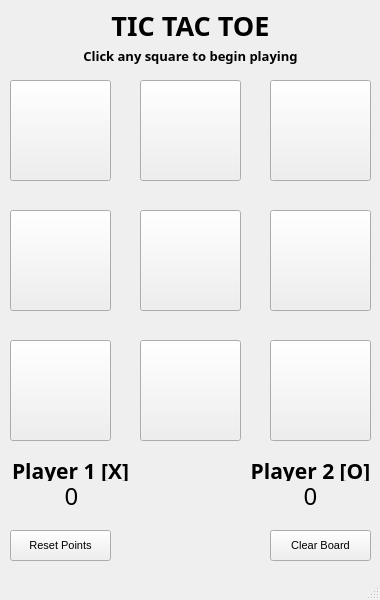
<?xml version="1.0" encoding="UTF-8"?>
<ui version="4.0">
 <class>MainWindow</class>
 <widget class="QMainWindow" name="MainWindow">
  <property name="geometry">
   <rect>
    <x>0</x>
    <y>0</y>
    <width>380</width>
    <height>600</height>
   </rect>
  </property>
  <property name="minimumSize">
   <size>
    <width>380</width>
    <height>600</height>
   </size>
  </property>
  <property name="maximumSize">
   <size>
    <width>380</width>
    <height>600</height>
   </size>
  </property>
  <property name="font">
   <font>
    <family>MS Shell Dlg 2</family>
    <pointsize>8</pointsize>
   </font>
  </property>
  <property name="windowTitle">
   <string>Tic Tac Toe</string>
  </property>
  <widget class="QWidget" name="centralwidget">
   <widget class="QPushButton" name="spaceUL">
    <property name="geometry">
     <rect>
      <x>10</x>
      <y>80</y>
      <width>101</width>
      <height>101</height>
     </rect>
    </property>
    <property name="font">
     <font>
      <family>Calibri</family>
      <pointsize>48</pointsize>
     </font>
    </property>
    <property name="text">
     <string/>
    </property>
   </widget>
   <widget class="QPushButton" name="spaceUR">
    <property name="geometry">
     <rect>
      <x>270</x>
      <y>80</y>
      <width>101</width>
      <height>101</height>
     </rect>
    </property>
    <property name="font">
     <font>
      <family>Calibri</family>
      <pointsize>48</pointsize>
     </font>
    </property>
    <property name="text">
     <string/>
    </property>
   </widget>
   <widget class="QPushButton" name="spaceU">
    <property name="geometry">
     <rect>
      <x>140</x>
      <y>80</y>
      <width>101</width>
      <height>101</height>
     </rect>
    </property>
    <property name="font">
     <font>
      <family>Calibri</family>
      <pointsize>48</pointsize>
     </font>
    </property>
    <property name="text">
     <string/>
    </property>
   </widget>
   <widget class="QPushButton" name="spaceL">
    <property name="geometry">
     <rect>
      <x>10</x>
      <y>210</y>
      <width>101</width>
      <height>101</height>
     </rect>
    </property>
    <property name="font">
     <font>
      <family>Calibri</family>
      <pointsize>48</pointsize>
     </font>
    </property>
    <property name="text">
     <string/>
    </property>
   </widget>
   <widget class="QPushButton" name="spaceMiddle">
    <property name="geometry">
     <rect>
      <x>140</x>
      <y>210</y>
      <width>101</width>
      <height>101</height>
     </rect>
    </property>
    <property name="font">
     <font>
      <family>Calibri</family>
      <pointsize>48</pointsize>
     </font>
    </property>
    <property name="text">
     <string/>
    </property>
   </widget>
   <widget class="QPushButton" name="spaceR">
    <property name="geometry">
     <rect>
      <x>270</x>
      <y>210</y>
      <width>101</width>
      <height>101</height>
     </rect>
    </property>
    <property name="font">
     <font>
      <family>Calibri</family>
      <pointsize>48</pointsize>
     </font>
    </property>
    <property name="text">
     <string/>
    </property>
   </widget>
   <widget class="QPushButton" name="spaceDL">
    <property name="geometry">
     <rect>
      <x>10</x>
      <y>340</y>
      <width>101</width>
      <height>101</height>
     </rect>
    </property>
    <property name="font">
     <font>
      <family>Calibri</family>
      <pointsize>48</pointsize>
     </font>
    </property>
    <property name="text">
     <string/>
    </property>
   </widget>
   <widget class="QPushButton" name="spaceD">
    <property name="geometry">
     <rect>
      <x>140</x>
      <y>340</y>
      <width>101</width>
      <height>101</height>
     </rect>
    </property>
    <property name="font">
     <font>
      <family>Calibri</family>
      <pointsize>48</pointsize>
     </font>
    </property>
    <property name="text">
     <string/>
    </property>
   </widget>
   <widget class="QPushButton" name="spaceDR">
    <property name="geometry">
     <rect>
      <x>270</x>
      <y>340</y>
      <width>101</width>
      <height>101</height>
     </rect>
    </property>
    <property name="font">
     <font>
      <family>Calibri</family>
      <pointsize>48</pointsize>
     </font>
    </property>
    <property name="text">
     <string/>
    </property>
   </widget>
   <widget class="QLabel" name="title_label">
    <property name="geometry">
     <rect>
      <x>60</x>
      <y>0</y>
      <width>261</width>
      <height>51</height>
     </rect>
    </property>
    <property name="font">
     <font>
      <family>Ink Free</family>
      <pointsize>20</pointsize>
      <weight>75</weight>
      <bold>true</bold>
     </font>
    </property>
    <property name="text">
     <string>TIC TAC TOE</string>
    </property>
    <property name="alignment">
     <set>Qt::AlignCenter</set>
    </property>
   </widget>
   <widget class="QLabel" name="label_2">
    <property name="geometry">
     <rect>
      <x>60</x>
      <y>30</y>
      <width>261</width>
      <height>51</height>
     </rect>
    </property>
    <property name="font">
     <font>
      <family>Ink Free</family>
      <pointsize>10</pointsize>
      <weight>75</weight>
      <bold>true</bold>
     </font>
    </property>
    <property name="text">
     <string>Click any square to begin playing</string>
    </property>
    <property name="alignment">
     <set>Qt::AlignCenter</set>
    </property>
   </widget>
   <widget class="QPushButton" name="button_reset">
    <property name="geometry">
     <rect>
      <x>10</x>
      <y>530</y>
      <width>101</width>
      <height>31</height>
     </rect>
    </property>
    <property name="font">
     <font>
      <pointsize>8</pointsize>
     </font>
    </property>
    <property name="text">
     <string>Reset Points</string>
    </property>
   </widget>
   <widget class="QPushButton" name="button_clear">
    <property name="geometry">
     <rect>
      <x>270</x>
      <y>530</y>
      <width>101</width>
      <height>31</height>
     </rect>
    </property>
    <property name="font">
     <font>
      <pointsize>8</pointsize>
     </font>
    </property>
    <property name="text">
     <string>Clear Board</string>
    </property>
   </widget>
   <widget class="QLabel" name="label_p1">
    <property name="geometry">
     <rect>
      <x>10</x>
      <y>460</y>
      <width>121</width>
      <height>21</height>
     </rect>
    </property>
    <property name="font">
     <font>
      <family>Ink Free</family>
      <pointsize>16</pointsize>
      <weight>75</weight>
      <bold>true</bold>
     </font>
    </property>
    <property name="text">
     <string>Player 1 [X]</string>
    </property>
    <property name="alignment">
     <set>Qt::AlignCenter</set>
    </property>
   </widget>
   <widget class="QLabel" name="label_p2">
    <property name="geometry">
     <rect>
      <x>250</x>
      <y>460</y>
      <width>121</width>
      <height>21</height>
     </rect>
    </property>
    <property name="font">
     <font>
      <family>Ink Free</family>
      <pointsize>16</pointsize>
      <weight>75</weight>
      <bold>true</bold>
     </font>
    </property>
    <property name="text">
     <string>Player 2 [O]</string>
    </property>
    <property name="alignment">
     <set>Qt::AlignCenter</set>
    </property>
   </widget>
   <widget class="QLabel" name="p1_score">
    <property name="geometry">
     <rect>
      <x>16</x>
      <y>480</y>
      <width>111</width>
      <height>31</height>
     </rect>
    </property>
    <property name="font">
     <font>
      <family>Ink Free</family>
      <pointsize>18</pointsize>
     </font>
    </property>
    <property name="text">
     <string>0</string>
    </property>
    <property name="alignment">
     <set>Qt::AlignCenter</set>
    </property>
   </widget>
   <widget class="QLabel" name="p2_score">
    <property name="geometry">
     <rect>
      <x>260</x>
      <y>480</y>
      <width>101</width>
      <height>31</height>
     </rect>
    </property>
    <property name="font">
     <font>
      <family>Ink Free</family>
      <pointsize>18</pointsize>
     </font>
    </property>
    <property name="text">
     <string>0</string>
    </property>
    <property name="alignment">
     <set>Qt::AlignCenter</set>
    </property>
   </widget>
   <widget class="QLabel" name="label_win">
    <property name="geometry">
     <rect>
      <x>130</x>
      <y>500</y>
      <width>121</width>
      <height>21</height>
     </rect>
    </property>
    <property name="font">
     <font>
      <family>Ink Free</family>
      <pointsize>12</pointsize>
      <weight>75</weight>
      <bold>true</bold>
     </font>
    </property>
    <property name="text">
     <string/>
    </property>
    <property name="alignment">
     <set>Qt::AlignCenter</set>
    </property>
   </widget>
  </widget>
  <widget class="QMenuBar" name="menubar">
   <property name="geometry">
    <rect>
     <x>0</x>
     <y>0</y>
     <width>380</width>
     <height>19</height>
    </rect>
   </property>
  </widget>
  <widget class="QStatusBar" name="statusbar"/>
 </widget>
 <resources/>
 <connections/>
</ui>
